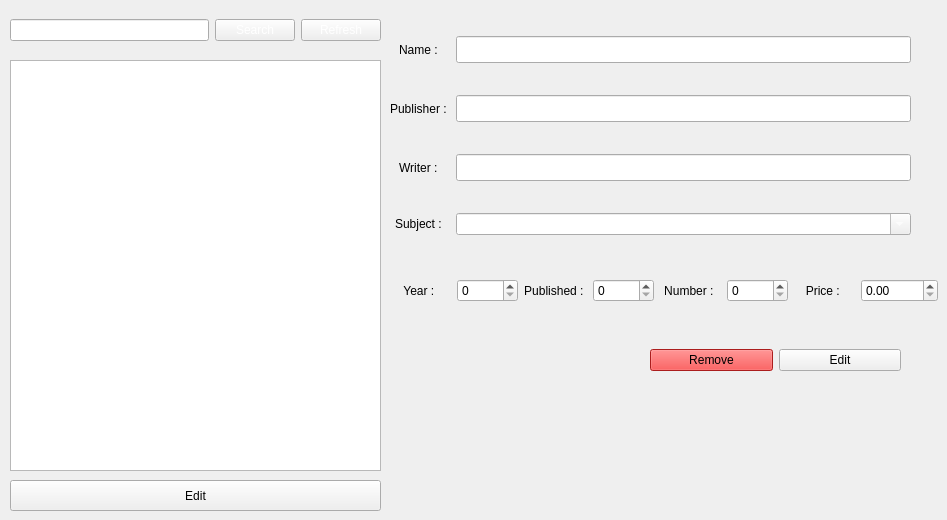
    <widget class="QWidget" name="tab_4">
     <attribute name="title">
      <string>Edit Or Remove</string>
     </attribute>
     <widget class="QWidget" name="gridLayoutWidget_8">
      <property name="geometry">
       <rect>
        <x>10</x>
        <y>10</y>
        <width>371</width>
        <height>41</height>
       </rect>
      </property>
      <layout class="QGridLayout" name="gridLayout_8">
       <item row="0" column="0">
        <widget class="QLineEdit" name="lineEdit_8">
         <property name="styleSheet">
          <string notr="true">color: rgb(255, 255, 255);
border-color: rgb(255, 255, 255);</string>
         </property>
         <property name="placeholderText">
          <string>Enter name of book</string>
         </property>
        </widget>
       </item>
       <item row="0" column="1">
        <widget class="QPushButton" name="pushButton_16">
         <property name="styleSheet">
          <string notr="true">color: rgb(255, 255, 255);</string>
         </property>
         <property name="text">
          <string>Search</string>
         </property>
         <property name="icon">
          <iconset resource="res.qrc">
           <normaloff>:/newPrefix/icons/icons8-search-64.png</normaloff>:/newPrefix/icons/icons8-search-64.png</iconset>
         </property>
         <property name="iconSize">
          <size>
           <width>32</width>
           <height>32</height>
          </size>
         </property>
        </widget>
       </item>
       <item row="0" column="2">
        <widget class="QPushButton" name="pushButton_17">
         <property name="styleSheet">
          <string notr="true">color: rgb(255, 255, 255);</string>
         </property>
         <property name="text">
          <string>Refresh</string>
         </property>
         <property name="icon">
          <iconset resource="res.qrc">
           <normaloff>:/newPrefix/icons/icons8-synchronize-64.png</normaloff>:/newPrefix/icons/icons8-synchronize-64.png</iconset>
         </property>
         <property name="iconSize">
          <size>
           <width>32</width>
           <height>32</height>
          </size>
         </property>
        </widget>
       </item>
      </layout>
     </widget>
     <widget class="QPushButton" name="pushButton_18">
      <property name="geometry">
       <rect>
        <x>10</x>
        <y>480</y>
        <width>371</width>
        <height>31</height>
       </rect>
      </property>
      <property name="text">
       <string>Edit</string>
      </property>
      <property name="icon">
       <iconset resource="res.qrc">
        <normaloff>:/newPrefix/icons/icons8-edit-64.png</normaloff>:/newPrefix/icons/icons8-edit-64.png</iconset>
      </property>
      <property name="iconSize">
       <size>
        <width>32</width>
        <height>32</height>
       </size>
      </property>
     </widget>
     <widget class="QWidget" name="gridLayoutWidget_9">
      <property name="geometry">
       <rect>
        <x>390</x>
        <y>10</y>
        <width>521</width>
        <height>251</height>
       </rect>
      </property>
      <layout class="QGridLayout" name="gridLayout_9">
       <item row="3" column="0">
        <widget class="QLabel" name="label_14">
         <property name="text">
          <string>Subject : </string>
         </property>
         <property name="alignment">
          <set>Qt::AlignCenter</set>
         </property>
        </widget>
       </item>
       <item row="0" column="0">
        <widget class="QLabel" name="label_15">
         <property name="text">
          <string>Name : </string>
         </property>
         <property name="alignment">
          <set>Qt::AlignCenter</set>
         </property>
        </widget>
       </item>
       <item row="0" column="1">
        <widget class="QLineEdit" name="lineEdit_9">
         <property name="font">
          <font>
           <pointsize>12</pointsize>
          </font>
         </property>
         <property name="styleSheet">
          <string notr="true">color: rgb(255, 255, 255);</string>
         </property>
        </widget>
       </item>
       <item row="2" column="0">
        <widget class="QLabel" name="label_16">
         <property name="text">
          <string>Writer : </string>
         </property>
         <property name="alignment">
          <set>Qt::AlignCenter</set>
         </property>
        </widget>
       </item>
       <item row="2" column="1">
        <widget class="QLineEdit" name="lineEdit_10">
         <property name="font">
          <font>
           <pointsize>12</pointsize>
          </font>
         </property>
         <property name="styleSheet">
          <string notr="true">color: rgb(255, 255, 255);</string>
         </property>
        </widget>
       </item>
       <item row="1" column="1">
        <widget class="QLineEdit" name="lineEdit_11">
         <property name="font">
          <font>
           <pointsize>12</pointsize>
          </font>
         </property>
         <property name="styleSheet">
          <string notr="true">color: rgb(255, 255, 255);</string>
         </property>
        </widget>
       </item>
       <item row="1" column="0">
        <widget class="QLabel" name="label_17">
         <property name="text">
          <string>Publisher : </string>
         </property>
         <property name="alignment">
          <set>Qt::AlignCenter</set>
         </property>
        </widget>
       </item>
       <item row="3" column="1">
        <widget class="QComboBox" name="comboBox_2">
         <property name="styleSheet">
          <string notr="true">color: rgb(255, 255, 255);</string>
         </property>
         <property name="editable">
          <bool>true</bool>
         </property>
         <item>
          <property name="text">
           <string>Arts &amp; Music</string>
          </property>
         </item>
         <item>
          <property name="text">
           <string>Biographies</string>
          </property>
         </item>
         <item>
          <property name="text">
           <string>Business</string>
          </property>
         </item>
         <item>
          <property name="text">
           <string>Comics</string>
          </property>
         </item>
         <item>
          <property name="text">
           <string>Computers &amp; Tech</string>
          </property>
         </item>
         <item>
          <property name="text">
           <string>Cooking</string>
          </property>
         </item>
         <item>
          <property name="text">
           <string>Edu &amp; Reference</string>
          </property>
         </item>
         <item>
          <property name="text">
           <string>Entertainment</string>
          </property>
         </item>
         <item>
          <property name="text">
           <string>Gay &amp; Lesbian</string>
          </property>
         </item>
         <item>
          <property name="text">
           <string>Health &amp; Fitness</string>
          </property>
         </item>
         <item>
          <property name="text">
           <string>History</string>
          </property>
         </item>
         <item>
          <property name="text">
           <string>Hobbies &amp; Crafts</string>
          </property>
         </item>
         <item>
          <property name="text">
           <string>Horror</string>
          </property>
         </item>
         <item>
          <property name="text">
           <string>Kids</string>
          </property>
         </item>
         <item>
          <property name="text">
           <string>Literature &amp; Fiction</string>
          </property>
         </item>
         <item>
          <property name="text">
           <string>Medical</string>
          </property>
         </item>
         <item>
          <property name="text">
           <string>Mysteries</string>
          </property>
         </item>
         <item>
          <property name="text">
           <string>Parenting</string>
          </property>
         </item>
         <item>
          <property name="text">
           <string>Religion</string>
          </property>
         </item>
         <item>
          <property name="text">
           <string>Romance</string>
          </property>
         </item>
         <item>
          <property name="text">
           <string>Sci-Fi &amp; Fantasy</string>
          </property>
         </item>
         <item>
          <property name="text">
           <string>Science &amp; Math</string>
          </property>
         </item>
         <item>
          <property name="text">
           <string>Self-Help</string>
          </property>
         </item>
         <item>
          <property name="text">
           <string>Social Sciences</string>
          </property>
         </item>
         <item>
          <property name="text">
           <string>Sports</string>
          </property>
         </item>
         <item>
          <property name="text">
           <string>Teen</string>
          </property>
         </item>
         <item>
          <property name="text">
           <string>Travel</string>
          </property>
         </item>
         <item>
          <property name="text">
           <string>True Crime</string>
          </property>
         </item>
         <item>
          <property name="text">
           <string>Westerns</string>
          </property>
         </item>
        </widget>
       </item>
      </layout>
     </widget>
     <widget class="QWidget" name="gridLayoutWidget_10">
      <property name="geometry">
       <rect>
        <x>390</x>
        <y>270</y>
        <width>548</width>
        <height>41</height>
       </rect>
      </property>
      <layout class="QGridLayout" name="gridLayout_10">
       <item row="0" column="2">
        <widget class="QLabel" name="label_21">
         <property name="text">
          <string>Published : </string>
         </property>
         <property name="alignment">
          <set>Qt::AlignCenter</set>
         </property>
        </widget>
       </item>
       <item row="0" column="4">
        <widget class="QLabel" name="label_20">
         <property name="text">
          <string>Number : </string>
         </property>
         <property name="alignment">
          <set>Qt::AlignCenter</set>
         </property>
        </widget>
       </item>
       <item row="0" column="0">
        <widget class="QLabel" name="label_18">
         <property name="text">
          <string>Year : </string>
         </property>
         <property name="alignment">
          <set>Qt::AlignCenter</set>
         </property>
        </widget>
       </item>
       <item row="0" column="6">
        <widget class="QLabel" name="label_19">
         <property name="text">
          <string>Price : </string>
         </property>
         <property name="alignment">
          <set>Qt::AlignCenter</set>
         </property>
        </widget>
       </item>
       <item row="0" column="3">
        <widget class="QSpinBox" name="spinBox_4">
         <property name="maximum">
          <number>10000</number>
         </property>
        </widget>
       </item>
       <item row="0" column="5">
        <widget class="QSpinBox" name="spinBox_5">
         <property name="maximum">
          <number>100</number>
         </property>
        </widget>
       </item>
       <item row="0" column="7">
        <widget class="QDoubleSpinBox" name="doubleSpinBox_2">
         <property name="maximum">
          <double>10000.989999999999782</double>
         </property>
         <property name="singleStep">
          <double>0.100000000000000</double>
         </property>
        </widget>
       </item>
       <item row="0" column="1">
        <widget class="QSpinBox" name="spinBox_6">
         <property name="maximum">
          <number>9000</number>
         </property>
        </widget>
       </item>
      </layout>
     </widget>
     <widget class="QWidget" name="horizontalLayoutWidget_3">
      <property name="geometry">
       <rect>
        <x>650</x>
        <y>320</y>
        <width>251</width>
        <height>81</height>
       </rect>
      </property>
      <layout class="QHBoxLayout" name="horizontalLayout_3">
       <item>
        <widget class="QPushButton" name="pushButton_19">
         <property name="styleSheet">
          <string notr="true">background-color: rgb(239, 41, 41);
color: rgb(0, 0, 0);</string>
         </property>
         <property name="text">
          <string>Remove</string>
         </property>
         <property name="icon">
          <iconset resource="res.qrc">
           <normaloff>:/newPrefix/icons/icons8-remove-64.png</normaloff>:/newPrefix/icons/icons8-remove-64.png</iconset>
         </property>
         <property name="iconSize">
          <size>
           <width>64</width>
           <height>64</height>
          </size>
         </property>
        </widget>
       </item>
       <item>
        <widget class="QPushButton" name="pushButton_20">
         <property name="text">
          <string>Edit</string>
         </property>
         <property name="icon">
          <iconset resource="res.qrc">
           <normaloff>:/newPrefix/icons/icons8-edit-64.png</normaloff>:/newPrefix/icons/icons8-edit-64.png</iconset>
         </property>
         <property name="iconSize">
          <size>
           <width>64</width>
           <height>64</height>
          </size>
         </property>
        </widget>
       </item>
      </layout>
     </widget>
     <widget class="QTableWidget" name="tableWidget_3">
      <property name="geometry">
       <rect>
        <x>10</x>
        <y>60</y>
        <width>371</width>
        <height>411</height>
       </rect>
      </property>
     </widget>
    </widget>
